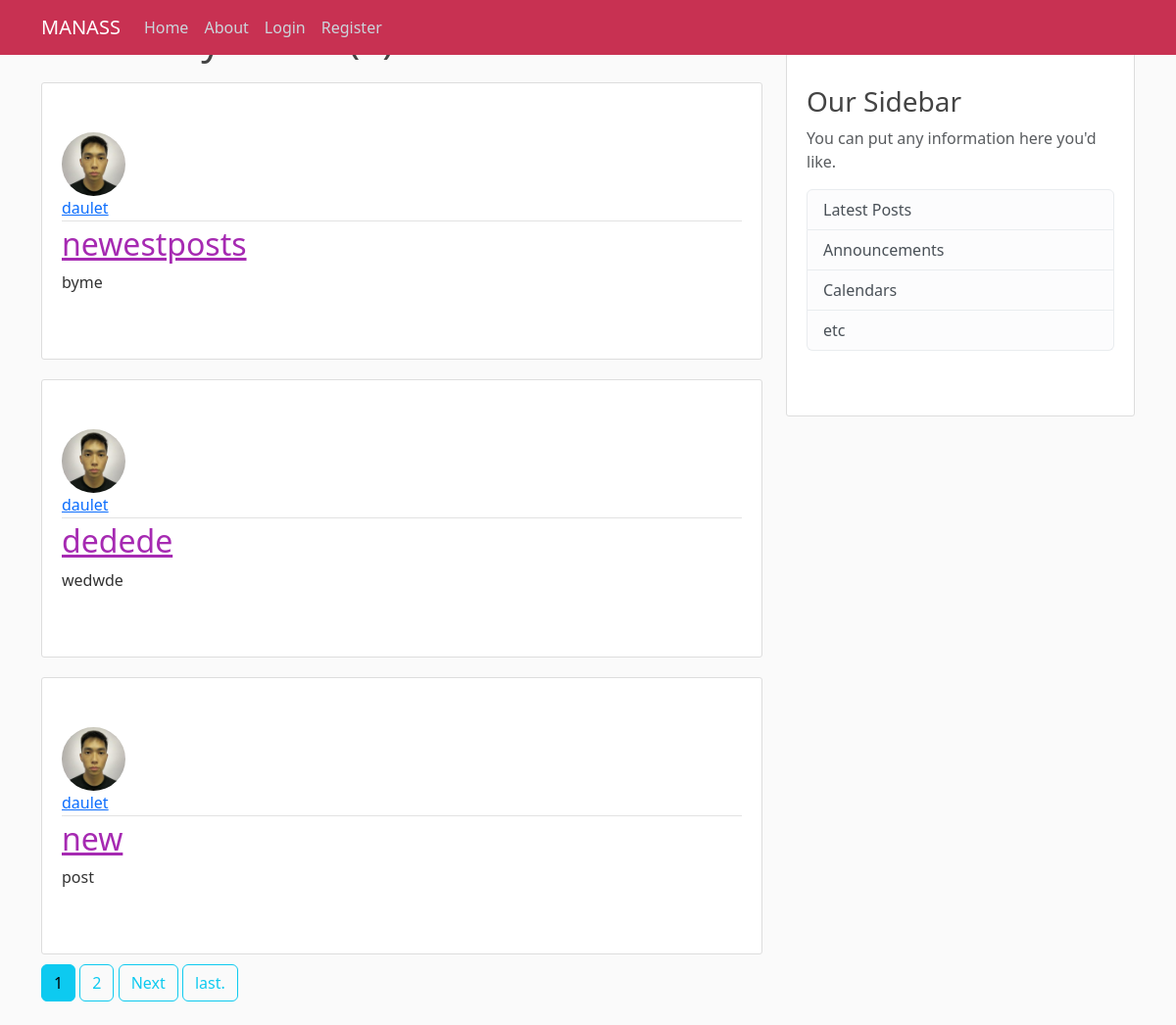
Before: /user/daulet with the older database file.
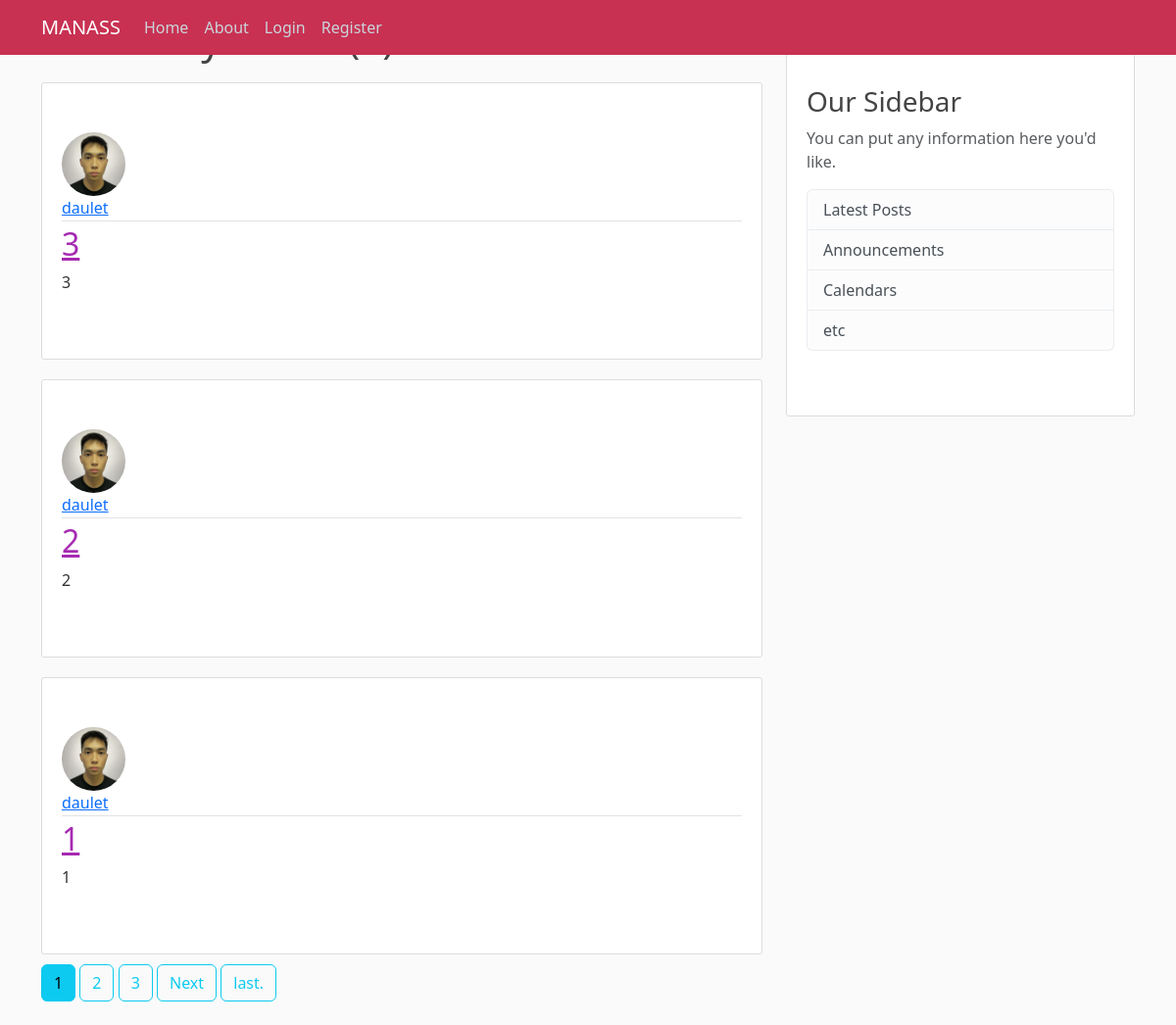
After: the same page with the newer database file.
### blog/models.py (models this page shows, shortened)
class Post (models.Model):
    title = models.CharField(max_length=30)
    content = models.TextField()
    date = models.DateTimeField(default=timezone.now)
    author = models.ForeignKey(User , on_delete=models.CASCADE)

### users/models.py (models this page shows, shortened)
class Profile(models.Model):
    user = models.OneToOneField(User , on_delete=models.CASCADE)
    image = models.ImageField(default='default.jpg' , upload_to='profile_pics')

### blog/views.py (the view)
# urls.py: path('user/<str:username>', UserPostListView.as_view(), name= "user-posts"),
class UserPostListView(ListView):
    model = Post
    template_name = 'blog/user_posts.html'
    context_object_name = 'posts'
    paginate_by = 3
    def get_queryset(self):
        user = get_object_or_404(User , username = self.kwargs.get('username'))
        return Post.objects.order_by('-date').filter(author=user)

### blog/templates/blog/user_posts.html (shortened to what this page needs)
{% extends "blog/base.html" %}
{% block content %}
    <h1 class="mb-3">Posted by {{view.kwargs.username}}({{page_obj.paginator.count}})</h1>
  {% for post in posts %}
  <article  class="media content-section">
    <img class="rounded-circle article-img " src = "{{post.author.profile.image.url}}">
      <div class="media-body">
        <div class="article-metadata">
          <a class="mr-2" href="{%url 'user-posts' post.author.username%}">{{ post.author }}</a>
        </div>
        <h2><a class="article-title" href="{% url 'post-detail' post.id %}">{{ post.title }}</a></h2>
        <p class="article-content">{{ post.content }}</p>
      </div>
    </article>
    {% endfor %}
    {% if is_paginated %}
      {%for num in page_obj.paginator.page_range%}
        {%if page_obj.number == num %}
        <a class="btn btn-info mb-4" href="?page={{num}}">{{num}}</a>
        {% elif num > page_obj.number|add:'-3' and num < page_obj.number|add:'3' %}
        <a class="btn btn-outline-info mb-4" href="?page={{num}}">{{num}}</a>
        {%endif%}
      {%endfor%}
      {%if page_obj.has_next %}
      <a class="btn btn-outline-info mb-4" href="?page={{page_obj.next_page_number}}">Next</a>
      <a class="btn btn-outline-info mb-4" href="?page={{page_obj.paginator.num_pages}}">last.</a>
  {%endif%}
    {%endif%}
{% endblock content %}

Changed rows visible on the page:
no longer on this page (row unchanged): Post: author.profile.image (picture), author "daulet", title "newestposts", content "byme"
no longer on this page (row unchanged): Post: author.profile.image (picture), author "daulet", title "dedede", content "wedwde"
no longer on this page (row unchanged): Post: author.profile.image (picture), author "daulet", title "new", content "post"
added Post: author.profile.image (picture), author "daulet", title "3", content "3"
added Post: author.profile.image (picture), author "daulet", title "2", content "2"
added Post: author.profile.image (picture), author "daulet", title "1", content "1"
Other visible differences:
new list line: "3"
